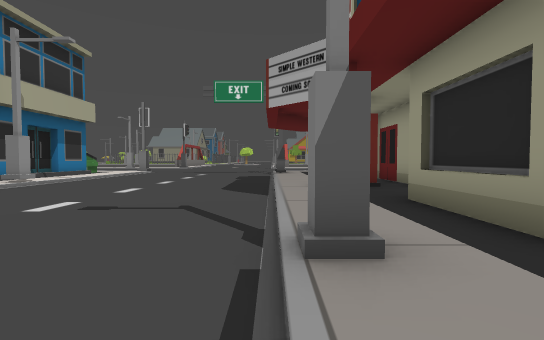
View 1 (above)

24 first-person views from a walk through a 3-D level made in the Unity game engine. The camera is 1.5 m above the floor, tilts 2° down and sees 85° across. The floor is counted in squares, 2 m on a side. Each view is taken from the middle of a square. On the plan, view 1 faces up. The plan holds only what a view shows up to about 10 squares ahead; the rest is blank. The place goes on beyond the plan.

View 2
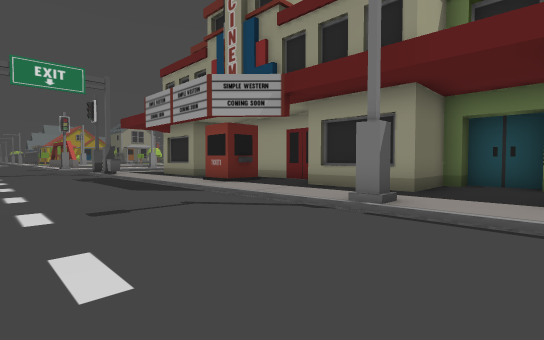

View 3
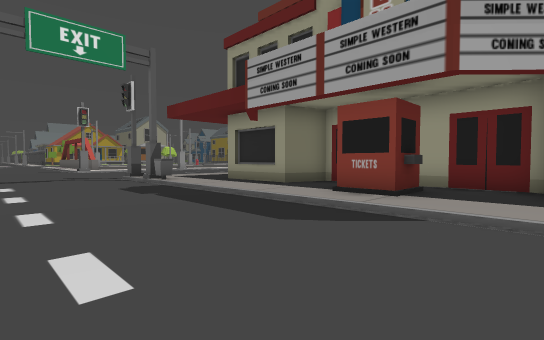

View 4
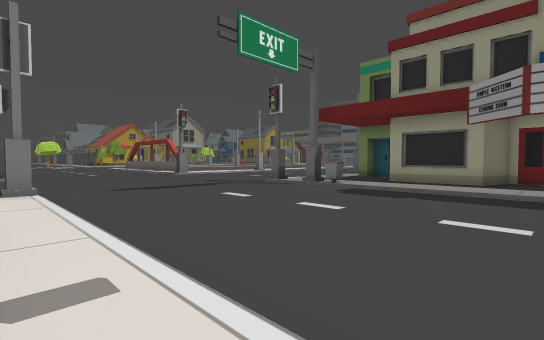

View 5
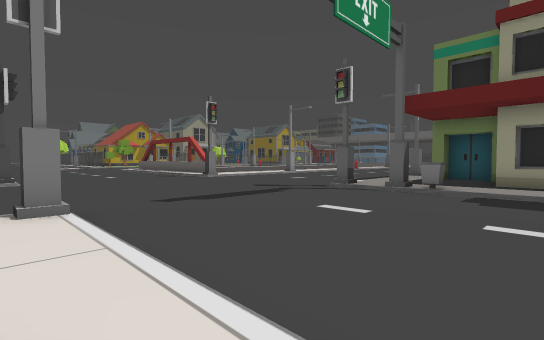

View 6
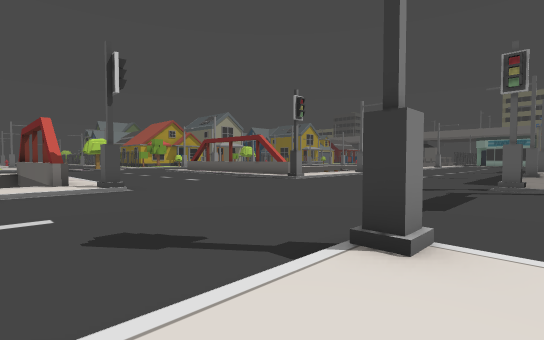

View 7
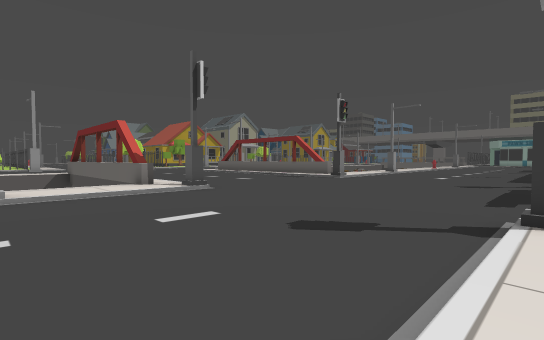

View 8
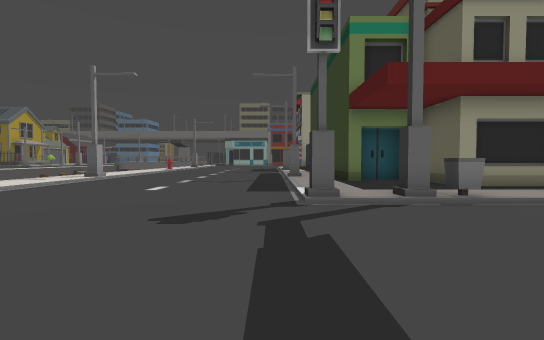

View 9
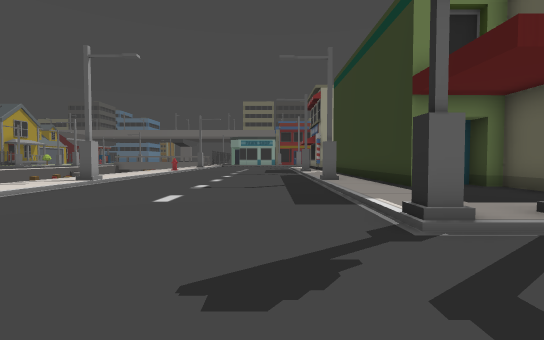

View 10
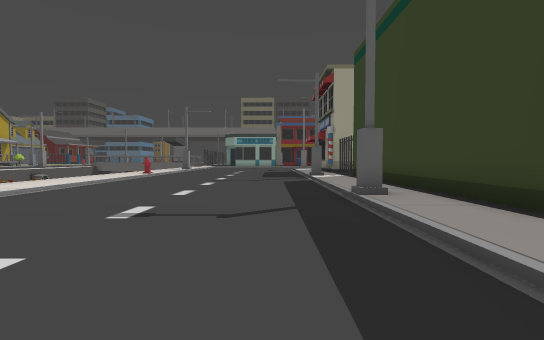

View 11
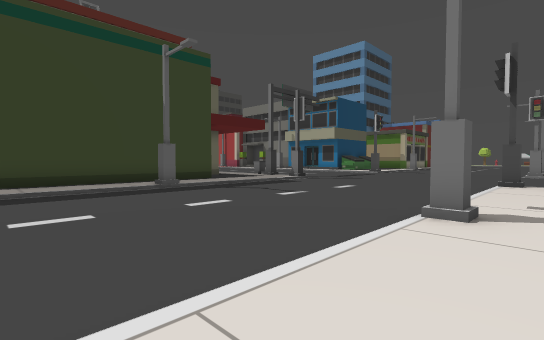

View 12
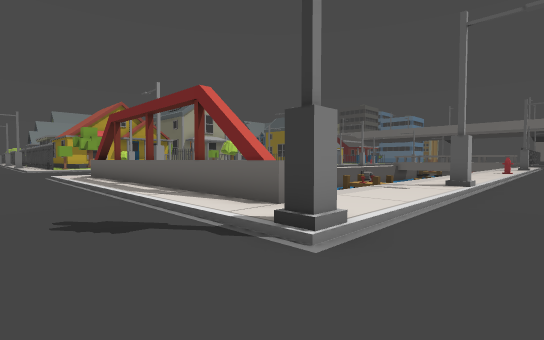

View 13
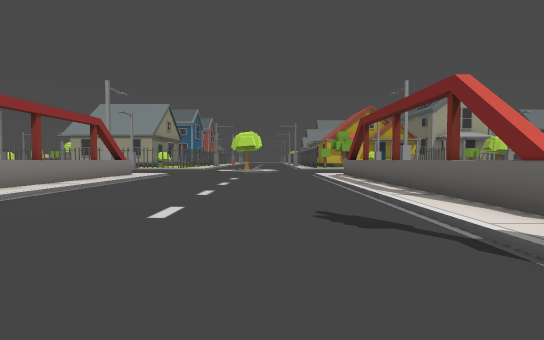

View 14
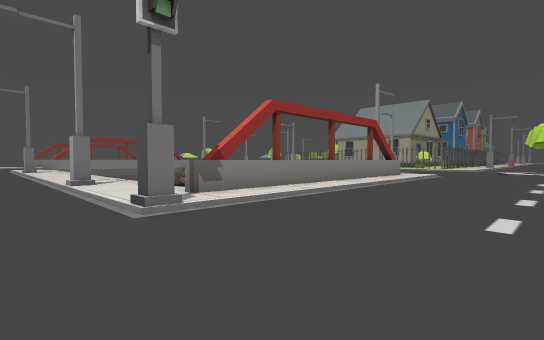

View 15
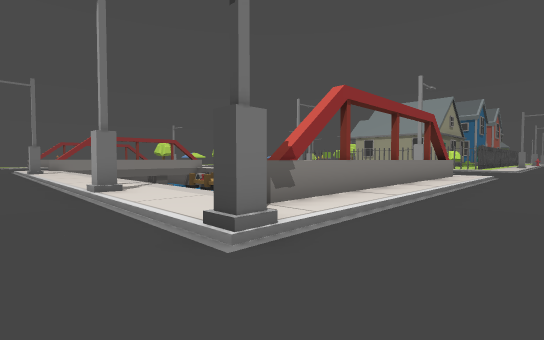

View 16
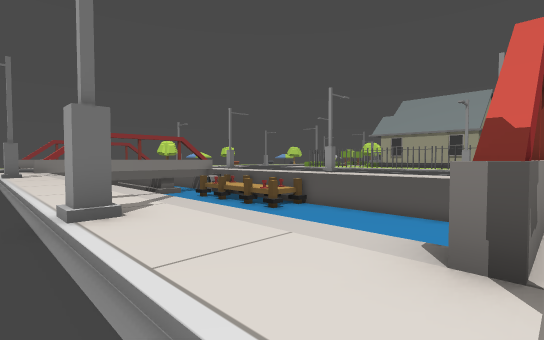

View 17
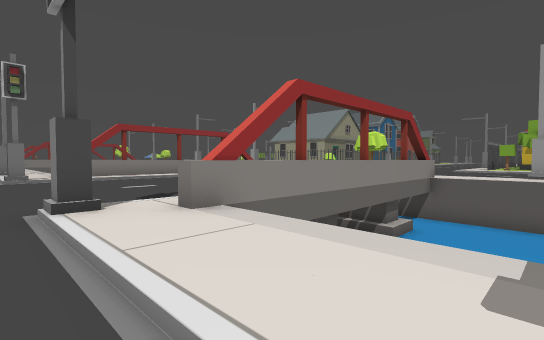

View 18
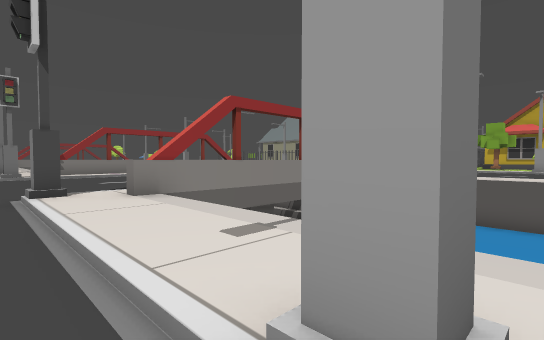

View 19
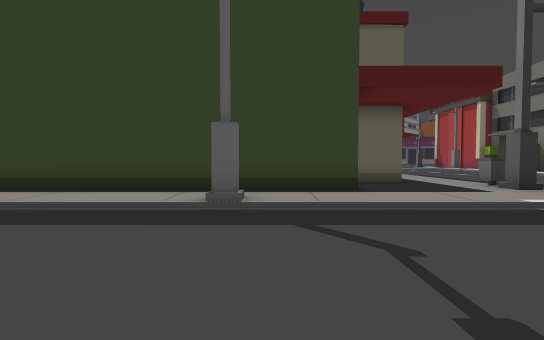

View 20
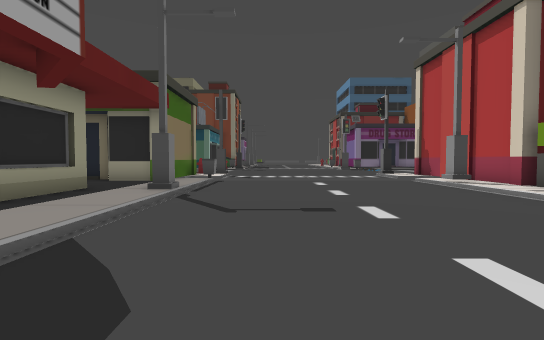

View 21
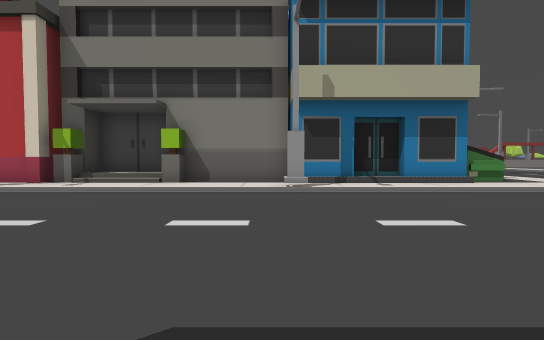

View 22
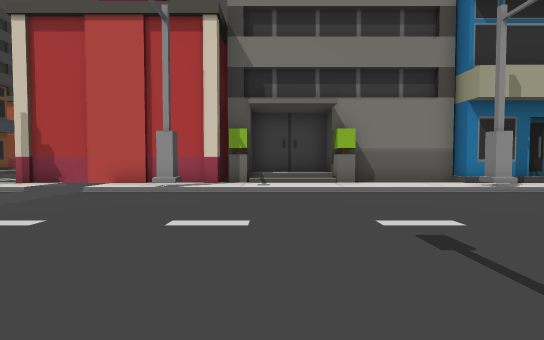

View 23
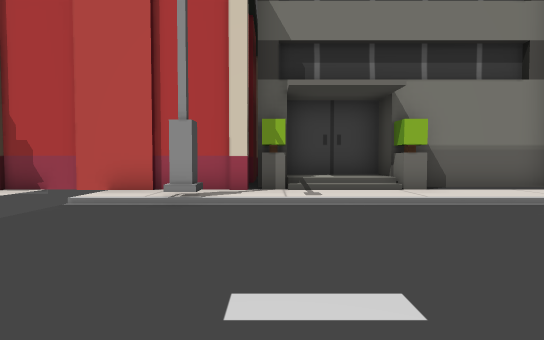

View 24
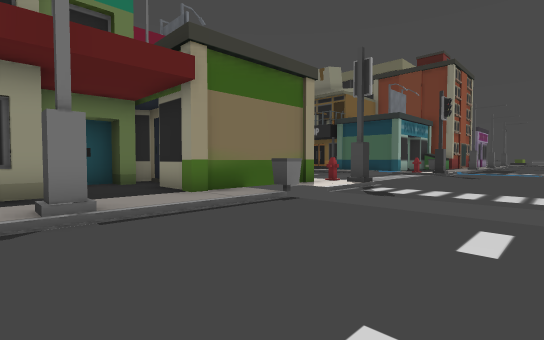

### Floor plan
Key: @ floor where view 1 was taken; # wall or solid block; . main floor; : floor 0.25 m higher than the main floor; / step, stairs or slope; = window, fence, low wall or low ledge; ^ raised ledge; v drop or lower ground; B bin; U building; M dumpster; O other object.
Columns run from 20 left of view 1 to 11 right of it. Each row starts with its distance up from view 1.
 33        vvvv ^/....../^vvvvvv
 32        vvvv ^/....../^vvvvvv
 31             #/....../#
 30             ^/....../^
 29             ^/....../^
 28             =/....../=
 27             #/....../#
 26 :::::::::::://......//::::::::::
 25 ::::::::#::::O......O::::::#::::
 24   ..............................
 23      ...........................
 22         ........................
 21         ........................
 20         ........................
 19         ........................
 18         ........................
 17         :::::O......O::::::#::::
 16           :::/....../::::#::::::
 15           MM:/......B::::#######
 14           MM:/....../::::#
 13            #:/....../:####
 12            #:/....../:##
 11            #:/....../:###
 10            #:/....../:::#
  9            #:#....../:::#
  8            #:/....../:#:#
  7            #:/....../:::#
  6            #:/....../:::#
  5           ##:/....../::##
  4           # //....../:##
  3           # //....../:##
  2           #U:/......#::###
  1         ####:/....../::::#
  0            #:#......@:####
 -1            #:/....../:##
 -2            #U       B##
 -3            #U        ##
 -4            ##

Where each view was taken, in squares from view 1:
view 1: 0 up, 0 right, facing up
view 2: 0 up, 4 left, facing up-right
view 3: 5 up, 4 left, facing up-right
view 4: 9 up, 8 left, facing up-right
view 5: 12 up, 8 left, facing up-right
view 6: 16 up, 10 left, facing up-right
view 7: 17 up, 12 left, facing up-right
view 8: 18 up, 5 left, facing right
view 9: 19 up, 3 left, facing right
view 10: 19 up, 1 right, facing right
view 11: 26 up, 11 right, facing down-left
view 12: 23 up, 2 left, facing up-right
view 13: 23 up, 2 left, facing up
view 14: 23 up, 3 left, facing up-left
view 15: 23 up, 5 left, facing up-left
view 16: 24 up, 8 left, facing up-left
view 17: 24 up, 5 right, facing up-left
view 18: 24 up, 7 right, facing up-left
view 19: 22 up, 6 right, facing down
view 20: 9 up, 2 left, facing down
view 21: 8 up, 0 right, facing left
view 22: 3 up, 0 right, facing left
view 23: 2 up, 2 left, facing left
view 24: 3 up, 4 left, facing down-right
